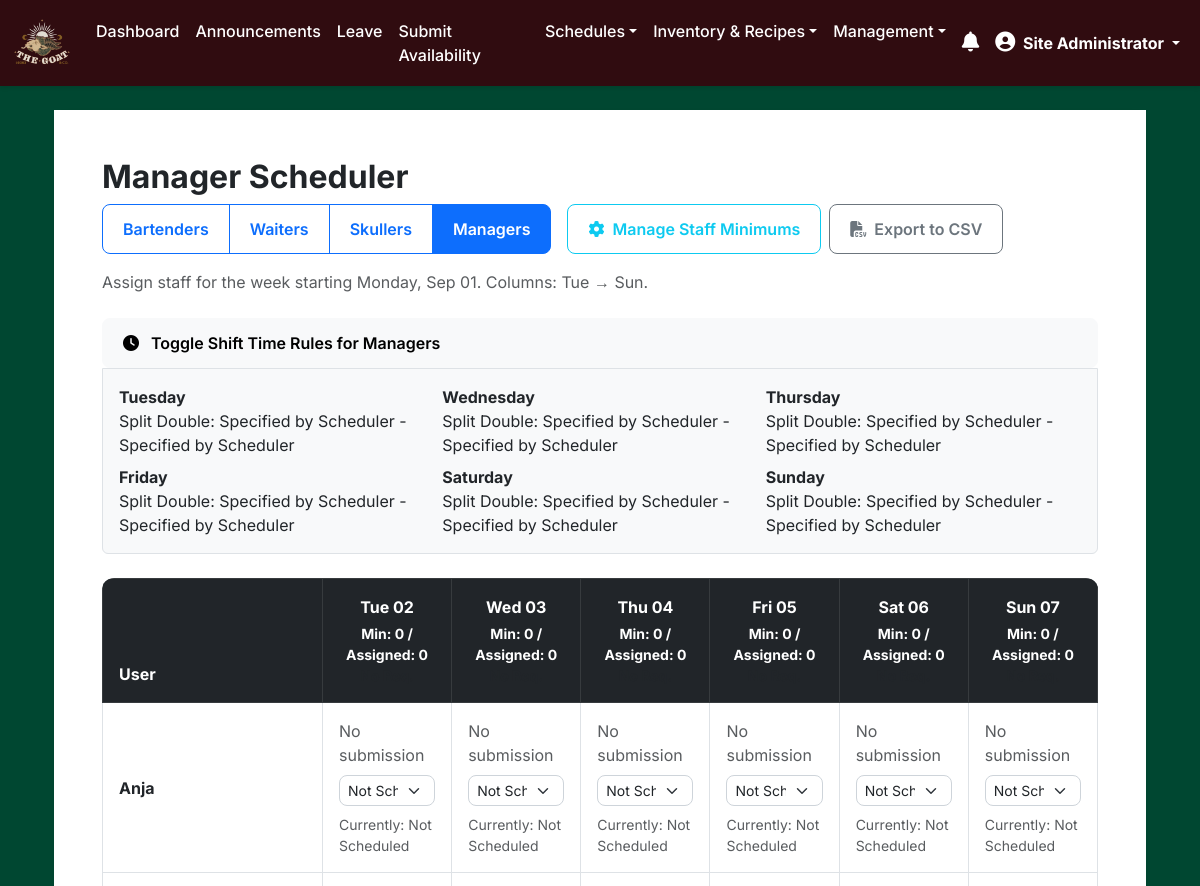
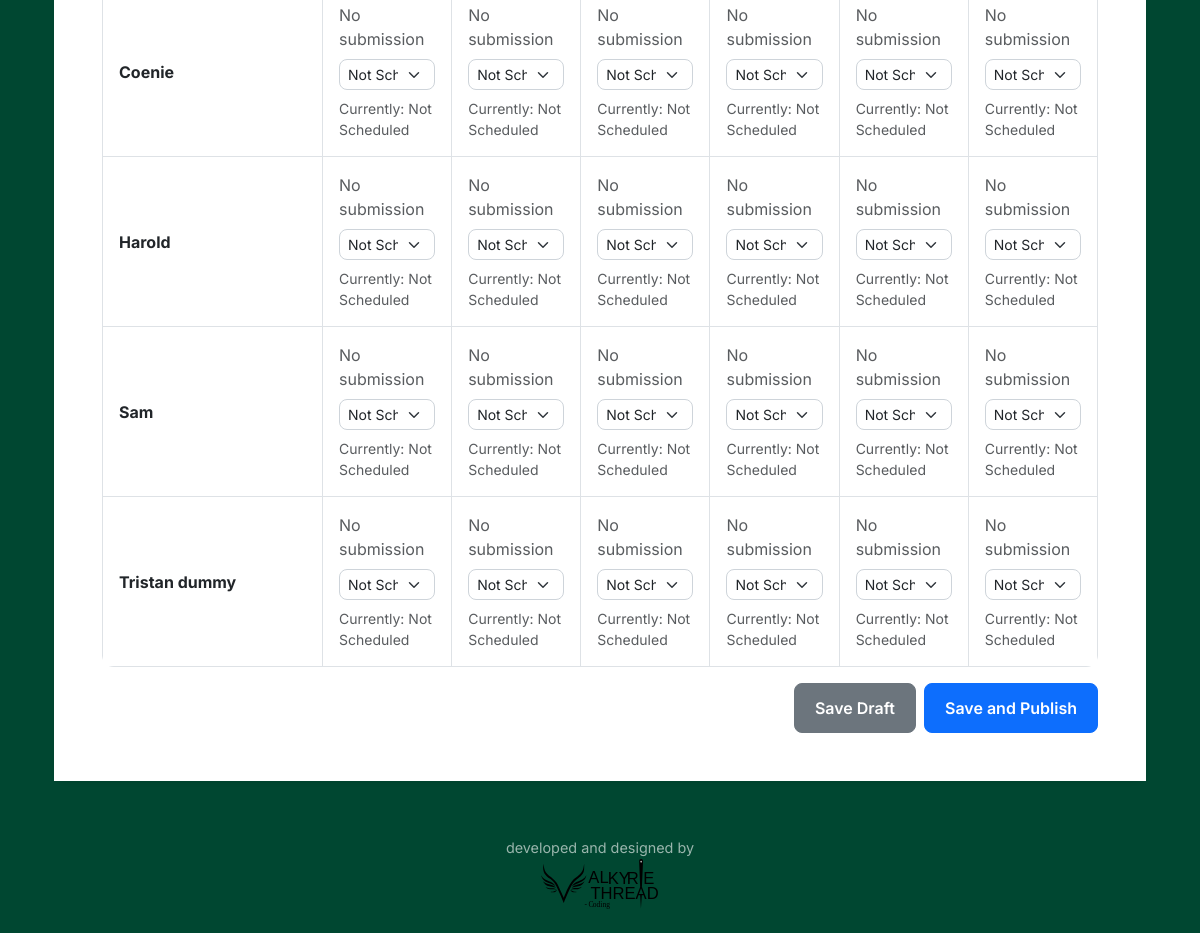
Page /scheduler/managers (signed in) on the committed database (2 pictures, top to bottom).
### app.py (models this page shows)
class User(db.Model, UserMixin):
    id = db.Column(db.Integer, primary_key=True)
    username = db.Column(db.String(20), unique=True, nullable=False)
    full_name = db.Column(db.String(100), nullable=False)
    password = db.Column(db.String(60), nullable=False)
    password_reset_requested = db.Column(db.Boolean, nullable=False, default=False)
    last_seen = db.Column(db.DateTime, default=datetime.utcnow)
    force_logout_requested = db.Column(db.Boolean, default=False)
    is_suspended = db.Column(db.Boolean, default=False, nullable=False)
    suspension_end_date = db.Column(db.Date, nullable=True)
    suspension_document_path = db.Column(db.String(255), nullable=True) # Path to the uploaded document
    roles = db.relationship('Role', secondary=user_roles, backref=db.backref('users', lazy='dynamic'))
    counts = db.relationship('Count', backref='user', lazy=True)
    announcements = db.relationship('Announcement', backref='user', lazy=True)
    seen_announcements = db.relationship('Announcement', secondary=announcement_view, back_populates='viewers', lazy='dynamic')
    @property
    def role_names(self):
        return [role.name for role in self.roles]
    def has_role(self, role_name):
        return role_name in self.role_names

### app.py (the view, shortened to what this page needs)
@app.route('/scheduler/managers', methods=['GET', 'POST'])
@login_required
@role_required(['scheduler', 'manager', 'general_manager', 'system_admin'])
def scheduler_managers():
    return _render_scheduler_for_role('manager', 'Manager')

### templates/scheduler_role.html (shortened to what this page needs)
{% extends "base.html" %}
{% block content %}
<div class="container-fluid mt-4">
  <div class="card shadow-sm">
    <div class="card-body p-4 p-md-5">
      <h2 class="card-title mb-2">{{ role_label }} Scheduler</h2>
      <div class="d-flex align-items-center mb-3 scheduler-role-buttons">
        <div class="btn-group" role="group" aria-label="Scheduler role quick links">
          <a href="{{ url_for('scheduler_bartenders') }}"
             class="btn {% if role_name == 'bartender' %}btn-primary{% else %}btn-outline-primary{% endif %}">Bartenders</a>
          <a href="{{ url_for('scheduler_waiters') }}"
             class="btn {% if role_name == 'waiter' %}btn-primary{% else %}btn-outline-primary{% endif %}">Waiters</a>
          <a href="{{ url_for('scheduler_skullers') }}"
             class="btn {% if role_name == 'skullers' %}btn-primary{% else %}btn-outline-primary{% endif %}">Skullers</a>
          <a href="{{ url_for('scheduler_managers') }}"
             class="btn {% if role_name == 'manager' %}btn-primary{% else %}btn-outline-primary{% endif %}">Managers</a>
        </div>
        <a href="{{ url_for('manage_required_staff', role_name=role_name) }}" class="btn btn-outline-info ms-3">
            <i class="fas fa-cog me-2"></i>Manage Staff Minimums
        </a>
        <a href="{{ url_for('export_schedule_for_role', role_name=role_name) }}" class="btn btn-outline-secondary ms-2">
            <i class="fas fa-file-csv me-2"></i>Export to CSV
        </a>
      </div>
      <p class="text-muted mb-4">Assign staff for the week starting {{ week_dates[0].strftime('%A, %b %d') }}. Columns: Tue → Sun.</p>
      {% set current_role_shift_defs = role_shift_definitions.get(role_name, role_shift_definitions.get('manager')) %}
      {% if current_role_shift_defs %}
          <div class="mb-4">
              <button class="btn btn-light w-100 text-start" type="button" data-bs-toggle="collapse" data-bs-target="#shiftTimesCollapse" aria-expanded="true" aria-controls="shiftTimesCollapse">
                  <i class="fas fa-clock me-2"></i> Toggle Shift Time Rules for {{ role_label }}s
              </button>
              <div class="collapse show" id="shiftTimesCollapse">
                  <div class="p-3 border rounded-bottom bg-light">
                      <div class="row row-cols-1 row-cols-md-2 row-cols-lg-3 g-2">
                          {% for day in display_dates %}
                              {% set day_name = day.strftime('%A') %}
                              {% set day_specific_defs = current_role_shift_defs.get(day_name, current_role_shift_defs.get('default')) %}
                              {% if day_specific_defs %}
                                  <div class="col">
                                      <strong>{{ day_name }}</strong>
                                      <ul class="list-unstyled mb-0">
                                          {% for st in scheduler_shift_types_generic %}
                                              {% set times = day_specific_defs.get(st) %}
                                              {% if times %}
                                                  <li>{{ st }}: {{ times.start }} - {{ times.end }}</li>
                                              {% endif %}
                                          {% endfor %}
                                      </ul>
                                  </div>
                              {% endif %}
                          {% endfor %}
                      </div>
                  </div>
              </div>
          </div>
      {% endif %}
      <div class="scheduler-table-container">
        <form method="POST">
          <div class="table-responsive-lg">
            <table class="table table-bordered" style="table-layout: fixed;">
              <thead class="table-dark">
                <tr>
                  <th style="width:220px;">User</th>
                  {% for day in display_dates %}
                    {% set day_iso = day.isoformat() %}
                    {% set status = staffing_status.get(day_iso) %}
                    <th class="text-center">
                      {{ day.strftime('%a %d') }}
                      {% if status %}
                          <div class="small mt-1">
                              Min: {{ status.min_staff }} / Assigned: {{ status.assigned_count }}
                          </div>
                          <div class="small fw-bold {{ status.status_class }}">
                          </div>
                      {% else %}
                          <div class="small mt-1 text-muted">Min: N/A</div>
                          <div class="small text-muted">No Status</div>
                      {% endif %}
                    </th>
                  {% endfor %}
                </tr>
              </thead>
              <tbody>
                {% for user in users %}
                  <tr>
                    <td class="fw-bold align-middle">{{ user.full_name }}</td>
                    {% for day in display_dates %}
                      {% set day_iso = day.isoformat() %}
                      {% set availability = user_availability.get(user.id, {}).get(day, []) %}
                      {% set current_assignment = assignments.get(day, {}).get(user.id) %}
                      <td>
                          {% if availability %}
                              <div class="mb-2">
                                  Submitted: <strong>{{ availability|join(', ') }}</strong>
                              </div>
                          {% else %}
                              <div class="mb-2 text-muted">No submission</div>
                          {% endif %}
                          <div class="assign-controls">
                              <select name="assignment_{{ day_iso }}_{{ user.id }}"
                                      class="form-select form-select-sm shift-assignment-select"
                                      data-user-id="{{ user.id }}"
                                      data-day-iso="{{ day_iso }}"
                                      data-current-start-time="{{ current_assignment.start_time_str if current_assignment else '' }}"
                                      data-current-end-time="{{ current_assignment.end_time_str if current_assignment else '' }}">
                                  <option value="">Not Scheduled</option>
                                  {% set day_name = day.strftime('%A') %}
                                  {% set available_shifts_for_day_role = get_role_specific_shift_types(role_name, day_name) %}
                              </select>
                          </div>
                           <div class="mt-2 small text-muted">
                              {% if current_assignment %}
                                  {% if current_assignment.assigned_shift in ['Split Double', 'Double A', 'Double B'] and current_assignment.start_time_str and current_assignment.end_time_str %}
                                      Currently: {{ current_assignment.assigned_shift }} ({{ current_assignment.start_time_str }} - {{ current_assignment.end_time_str }})
                                  {% else %}
                                      Currently: {{ current_assignment.assigned_shift }}
                                  {% endif %}
                              {% else %}
                                  Currently: Not Scheduled
                              {% endif %}
                          </div>
                      </td>
                    {% endfor %}
                  </tr>
                {% endfor %}
              </tbody>
            </table>
          </div>
          <div class="d-flex justify-content-end align-items-center mt-3">
            <button type="submit" name="action" value="save_draft" class="btn btn-secondary me-2">Save Draft</button>
            <button type="submit" name="action" value="publish" class="btn btn-primary">Save and Publish</button>
          </div>
        </form>
      </div>
    </div>
  </div>
</div>
{% endblock %}

### templates/base.html (shortened to what this page needs)
<!DOCTYPE html>
<html lang="en">
<head>
    <link href="https://cdn.jsdelivr.net/npm/bootstrap@5.3.0/dist/css/bootstrap.min.css" rel="stylesheet">
    <link rel="stylesheet" href="https://cdnjs.cloudflare.com/ajax/libs/font-awesome/6.4.0/css/all.min.css">
    <link href="{{ url_for('static', filename='styles.css') }}" rel="stylesheet">
</head>
<body class="d-flex flex-column min-vh-100">
    <nav class="navbar navbar-expand-lg navbar-dark custom-navbar">
        <div class="container-fluid">
            <a class="navbar-brand" href="{{ url_for('dashboard') }}">
                <img src="{{ url_for('static', filename='logo.avif') }}" alt="Inventory Logo" width="60" height="60">
            </a>
            <div class="collapse navbar-collapse" id="navbarNav">
                <ul class="navbar-nav me-auto">
                    {% if current_user.is_authenticated %}
                        <li class="nav-item"><a class="nav-link" href="{{ url_for('dashboard') }}">Dashboard</a></li>
                        {% if not current_user.has_role('scheduler') or current_user.has_role('system_admin') or current_user.has_role('general_manager') or current_user.has_role('owners') %}
                        <li class="nav-item"><a class="nav-link" href="{{ url_for('announcements') }}">Announcements</a></li>
                        {% endif %}
                        {% if not current_user.has_role('scheduler') or current_user.has_role('system_admin') or current_user.has_role('general_manager') or current_user.has_role('owners') %}
                        <li class="nav-item"><a class="nav-link" href="{{ url_for('leave_requests') }}">Leave</a></li>
                        {% endif %}
                        {% if current_user.has_role('bartender') or current_user.has_role('waiter') or current_user.has_role('skullers') or current_user.has_role('manager') or current_user.has_role('general_manager') or current_user.has_role('system_admin') %}
                            <li class="nav-item"><a class="nav-link" href="{{ url_for('submit_shifts') }}">Submit Availability</a></li>
                        {% endif %}
                        {% if current_user.has_role('bartender') or current_user.has_role('waiter') or current_user.has_role('skullers') or current_user.has_role('manager') or current_user.has_role('general_manager') or current_user.has_role('scheduler') or current_user.has_role('system_admin') %}
                            <li class="nav-item dropdown">
                                <a class="nav-link dropdown-toggle" href="#" id="scheduleViewDropdown" role="button" data-bs-toggle="dropdown" aria-expanded="false">Schedules</a>
                            </li>
                        {% endif %}
                        {% if current_user.has_role('bartender') or current_user.has_role('manager') or current_user.has_role('general_manager') or current_user.has_role('system_admin') or current_user.has_role('owners') %}
                        <li class="nav-item dropdown">
                            <a class="nav-link dropdown-toggle" href="#" id="inventoryDropdown" role="button" data-bs-toggle="dropdown" aria-expanded="false">Inventory & Recipes</a>
                        </li>
                        {% endif %}
                        {% set management_roles = ['manager', 'general_manager', 'scheduler', 'system_admin', 'owners'] %}
                        {% if management_roles | select('in', current_user.role_names) | list | length > 0 %}
                        <li class="nav-item dropdown">
                            <a class="nav-link dropdown-toggle" href="#" id="managementDropdown" role="button" data-bs-toggle="dropdown" aria-expanded="false">Management</a>
                        </li>
                        {% endif %}
                    {% endif %}
                </ul>
                <ul class="navbar-nav ms-auto align-items-center">
                    {% if current_user.is_authenticated %}
                        <li class="nav-item dropdown">
                            <a class="nav-link" href="#" role="button" id="notificationBell" data-bs-toggle="dropdown" aria-expanded="false">
                                <i class="fas fa-bell fs-5"></i>
                            </a>
                        </li>
                        <li class="nav-item dropdown">
                            <a class="nav-link dropdown-toggle active" href="#" role="button" data-bs-toggle="dropdown" aria-expanded="false">
                                <i class="fas fa-user-circle me-1 fs-5"></i> {{ current_user.full_name }}
                            </a>
                        </li>
                    {% endif %}
                </ul>
            </div>
        </div>
    </nav>
    <div class="wrapper flex-grow-1">
        <main class="container mt-4">
            {% block content %}{% endblock %}
        </main>
    </div>
    <footer class="app-footer">
        <div class="container">
            <p class="mb-0">developed and designed by</p><img src="{{ url_for('static', filename='Valkyrie_Logo.svg') }}" alt="code by Valkyrie Thread" height="50">
        </div>
    </footer>
    {% if current_user.is_authenticated %}
    <div class="toast-container position-fixed bottom-0 end-0 p-3"></div>
    {% endif %}
</body>
</html>

### rows in the picture
User: full_name "Site Administrator"
User: full_name "Anja"
User: full_name "Coenie"
User: full_name "Harold"
User: full_name "Sam"
User: full_name "Tristan dummy"

### other values in the picture
{{ role_label }} "Manager"
{{ week_dates[0].strftime('%A, %b %d') }} "Monday, Sep 01"
{{ day_name }} "Tuesday" "Wednesday" "Thursday" "Friday" "Saturday" "Sunday"
{{ st }} "Split Double" "Split Double" "Split Double" "Split Double" "Split Double" "Split Double"
{{ times.start }} "Specified by Scheduler" "Specified by Scheduler" "Specified by Scheduler" "Specified by Scheduler" "Specified by Scheduler" "Specified by Scheduler"
{{ times.end }} "Specified by Scheduler" "Specified by Scheduler" "Specified by Scheduler" "Specified by Scheduler" "Specified by Scheduler" "Specified by Scheduler"
{{ day.strftime('%a %d') }} "Tue 02" "Wed 03" "Thu 04" "Fri 05" "Sat 06" "Sun 07"
{{ status.min_staff }} "0" "0" "0" "0" "0" "0"
{{ status.assigned_count }} "0" "0" "0" "0" "0" "0"
